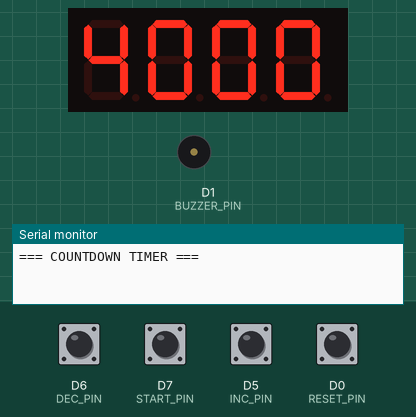
The sketch below on a simulated ESP8266 (NodeMCU). On the bench: 4-digit seven-segment display, buzzer (waves = sounding, pin HIGH), the last lines printed to the serial monitor. Inputs (shaded band) come from the test bench; at power-on: D0 (RESET_PIN), D5 (INC_PIN), D6 (DEC_PIN), D7 (START_PIN) HIGH.

Above: at 1.2 s.
1.3 s: D7 (START_PIN) pulled LOW for 0.15 s
At 3.1 s:
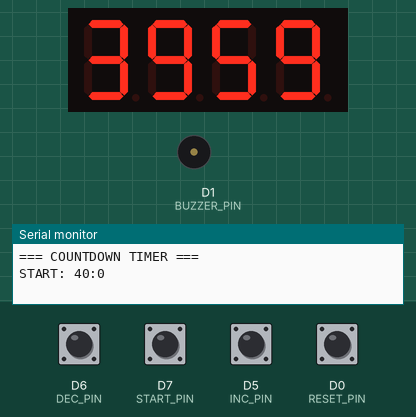
4.4 s: D0 (RESET_PIN) pulled LOW for 0.15 s
At 4.7 s:
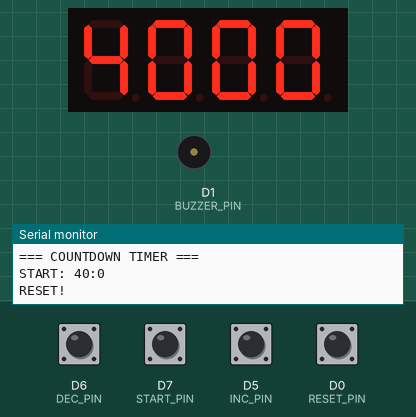
6.0 s: D6 (DEC_PIN) pulled LOW for 1 s
At 7.3 s:
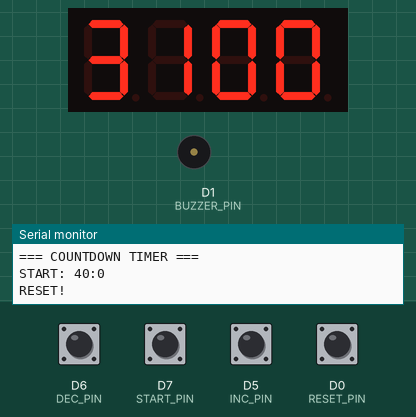
8.5 s: D5 (INC_PIN) pulled LOW for 0.15 s
At 9.2 s:
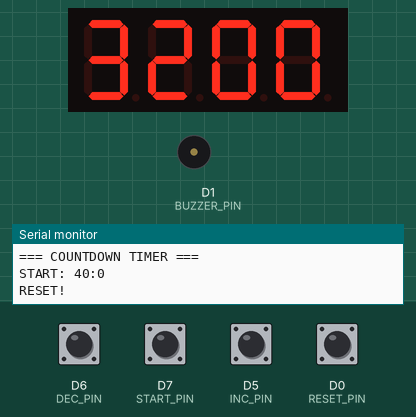
10.1 s: D7 (START_PIN) pulled LOW for 1 s
At 11.9 s:
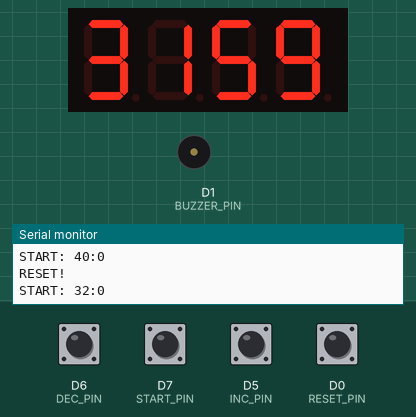
Timing chart, 0 to 13.4 s (numbered marks = the images above; inputs shaded):
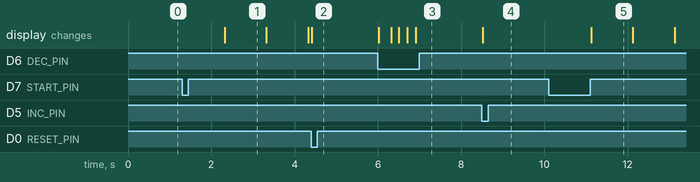

The sketch:

aid.ino
```cpp
#include <TM1637.h>

// ==================== HARDWARE CONFIGURATION ====================
const uint8_t CLK_PIN = D3;
const uint8_t DIO_PIN = D4;
const uint8_t INC_PIN = D5;
const uint8_t DEC_PIN = D6;
const uint8_t START_PIN = D7;
const uint8_t RESET_PIN = D0;
const uint8_t BUZZER_PIN = D1;

TM1637 tm(CLK_PIN, DIO_PIN);

// ==================== TIMER CONFIGURATION ====================
const uint8_t DEFAULT_TIME = 40;
const uint8_t MAX_TIME = 99;
uint8_t minutes = DEFAULT_TIME;
uint8_t seconds = 0;

// ==================== TIMING CONSTANTS ====================
const uint16_t INITIAL_PRESS_DELAY = 300;
const uint16_t REPEAT_DELAY = 200;
const uint16_t COUNTDOWN_INTERVAL = 1000;

// ==================== STATE MACHINE ====================
enum State : uint8_t { IDLE, RUNNING };
State currentState = IDLE;

// ==================== BUTTON STATE TRACKING ====================
struct ButtonState {
  uint8_t last;
  unsigned long pressTime;
  unsigned long repeatTime;
  bool continuousMode;
};

ButtonState incBtn = {HIGH, 0, 0, false};
ButtonState decBtn = {HIGH, 0, 0, false};
uint8_t lastResetState = HIGH;
uint8_t lastStartState = HIGH;
unsigned long lastTick = 0;

// ==================== FUNCTION DECLARATIONS ====================
inline void updateDisplay();
inline void resetcheck();
inline void adjustTime(int8_t delta);
void handleIncreaseButton();
void handleDecreaseButton();
void startcheck();
void count();

// ==================== SETUP ====================
void setup() {
  // Configure pins
  pinMode(INC_PIN, INPUT_PULLUP);
  pinMode(DEC_PIN, INPUT_PULLUP);
  pinMode(START_PIN, INPUT_PULLUP);
  pinMode(RESET_PIN, INPUT_PULLUP);
  pinMode(BUZZER_PIN, OUTPUT);
  digitalWrite(BUZZER_PIN, LOW);

  // Initialize display (Grove library)
  tm.init();
  tm.set(BRIGHT_TYPICAL);  // Brightness level

  Serial.begin(9600);
  Serial.println(F("=== COUNTDOWN TIMER ==="));
  updateDisplay();
}

// ==================== MAIN LOOP ====================
void loop() {
  // Check reset first (highest priority)
  resetcheck();

  // State machine
  if (currentState == IDLE) {
    handleIncreaseButton();
    handleDecreaseButton();
    startcheck();
  } else {
    count();
  }
}

// ==================== RESET FUNCTION (INLINE FOR SPEED) ====================
inline void resetcheck() {
  uint8_t current = digitalRead(RESET_PIN);

  if (current == LOW && lastResetState == HIGH) {
    // Reset timer
    minutes = DEFAULT_TIME;
    seconds = 0;
    currentState = IDLE;
    digitalWrite(BUZZER_PIN, LOW);

    // Reset button states
    incBtn = {HIGH, 0, 0, false};
    decBtn = {HIGH, 0, 0, false};

    updateDisplay();
    Serial.println(F("RESET!"));
  }

  lastResetState = current;
}

// ==================== BUTTON HANDLERS ====================
void handleIncreaseButton() {
  uint8_t current = digitalRead(INC_PIN);
  unsigned long now = millis();

  if (current == LOW && incBtn.last == HIGH) {
    // Button pressed
    incBtn.pressTime = now;
    incBtn.continuousMode = false;
    adjustTime(1);
    incBtn.last = LOW;
  }
  else if (current == LOW) {
    // Button held
    if (!incBtn.continuousMode && (now - incBtn.pressTime >= INITIAL_PRESS_DELAY)) {
      incBtn.continuousMode = true;
      incBtn.repeatTime = now;
      adjustTime(2);
    }
    else if (incBtn.continuousMode && (now - incBtn.repeatTime >= REPEAT_DELAY)) {
      incBtn.repeatTime = now;
      adjustTime(2);
    }
  }
  else if (current == HIGH && incBtn.last == LOW) {
    // Button released
    incBtn.last = HIGH;
    incBtn.continuousMode = false;
  }
}

void handleDecreaseButton() {
  uint8_t current = digitalRead(DEC_PIN);
  unsigned long now = millis();

  if (current == LOW && decBtn.last == HIGH) {
    // Button pressed
    decBtn.pressTime = now;
    decBtn.continuousMode = false;
    adjustTime(-1);
    decBtn.last = LOW;
  }
  else if (current == LOW) {
    // Button held
    if (!decBtn.continuousMode && (now - decBtn.pressTime >= INITIAL_PRESS_DELAY)) {
      decBtn.continuousMode = true;
      decBtn.repeatTime = now;
      adjustTime(-2);
    }
    else if (decBtn.continuousMode && (now - decBtn.repeatTime >= REPEAT_DELAY)) {
      decBtn.repeatTime = now;
      adjustTime(-2);
    }
  }
  else if (current == HIGH && decBtn.last == LOW) {
    // Button released
    decBtn.last = HIGH;
    decBtn.continuousMode = false;
  }
}

void startcheck() {
  uint8_t current = digitalRead(START_PIN);

  if (current == LOW && lastStartState == HIGH && (minutes > 0 || seconds > 0)) {
    currentState = RUNNING;
    lastTick = millis();
    Serial.print(F("START: "));
    Serial.print(minutes);
    Serial.print(F(":"));
    Serial.println(seconds);
  }

  lastStartState = current;
}

// ==================== COUNTDOWN FUNCTION ====================
void count() {
  resetcheck();

  unsigned long now = millis();
  if (now - lastTick >= COUNTDOWN_INTERVAL) {
    lastTick = now;

    resetcheck();

    if (seconds > 0) {
      seconds--;
    } else if (minutes > 0) {
      minutes--;
      seconds = 59;
      resetcheck();
    } else {
      // Timer complete
      currentState = IDLE;
      digitalWrite(BUZZER_PIN, HIGH);
      Serial.println(F("TIME'S UP!"));
    }

    updateDisplay();
    resetcheck();
  }
}

// ==================== HELPER FUNCTIONS ====================
inline void adjustTime(int8_t delta) {
  int16_t newMinutes = (int16_t)minutes + delta;
  minutes = (newMinutes < 0) ? 0 : (newMinutes > MAX_TIME) ? MAX_TIME : (uint8_t)newMinutes;
  updateDisplay();
}

inline void updateDisplay() {
  // Grove library uses display(position, value) method
  tm.display(0, minutes / 10);
  tm.display(1, minutes % 10);
  tm.display(2, seconds / 10);
  tm.display(3, seconds % 10);
}
```

Measured:
- after the input at 1.3 s, the display: changes after 1.0 s (image 1)
- after the input at 4.4 s, the display: changes at once (image 2)
- after the input at 6.0 s, the display: first changes at once (image 3 shows a later state)
- after the input at 8.5 s, the display: changes at once (image 4)
- after the input at 10.1 s, the display: changes after 1.0 s (image 5)
